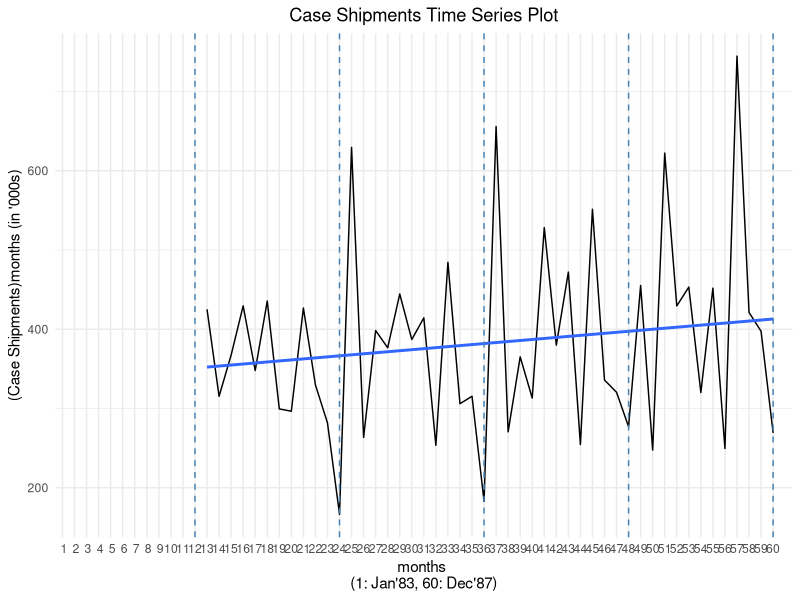
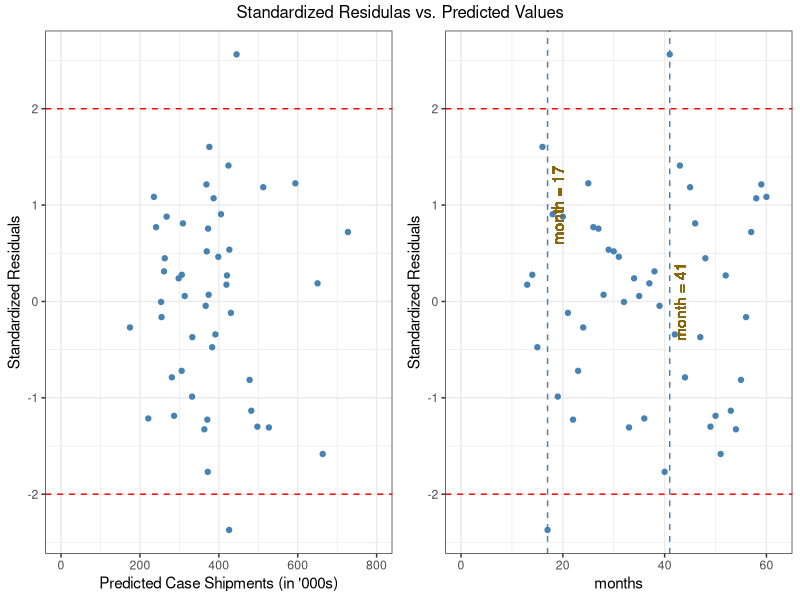
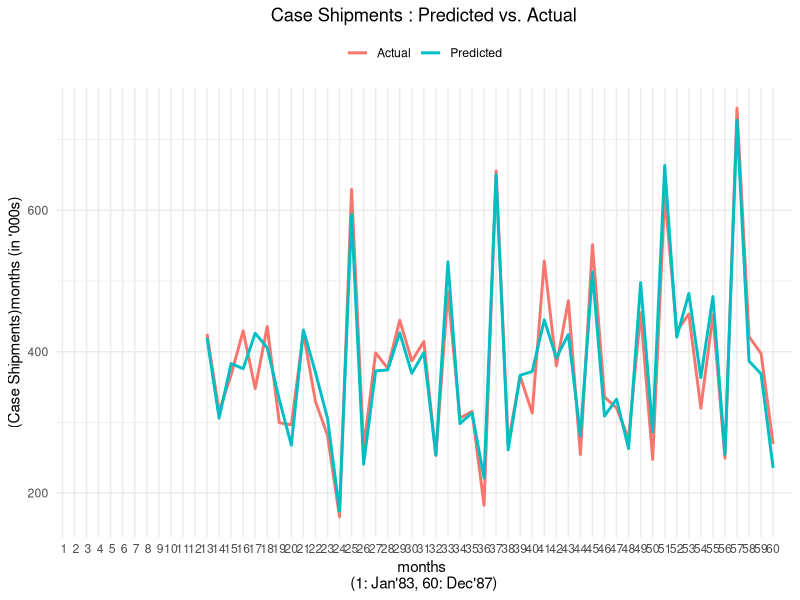
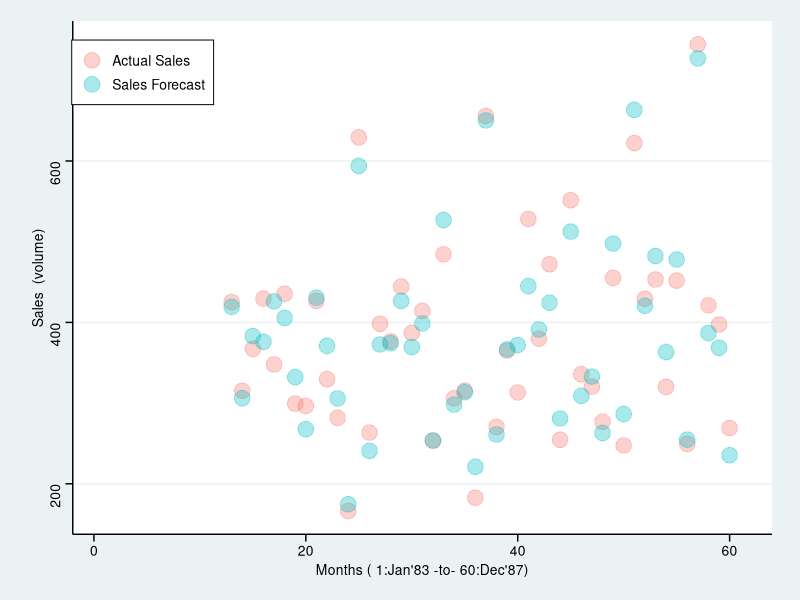

Source code (R) for these figures, in order:
## ---- chunk 1

## Course:   ECON 5100: Statistical Applications and Quantitative Methods 
## Term:     Fall 2017 Quarter (17FQ)
## Title:    Bakeman Foods (modified HBR Case):     
## Purpose:  Individual Project: Application of forecasting models concepts  trend, seasonality, cyclicity                  
## Author:   Tarun Shrivas
## Clear the environmnet  
rm(list=ls(all=TRUE))
## Load the libraries   
library(tidyverse)
library(ggplot2)
library(gridExtra)
library(forecast)
library(lmtest)
library(MLmetrics)
## ---- chunk 2
## Import Data
feast <- read.csv("Bakeman.csv", header=TRUE)
## Data structure
glimpse(feast)
## Rename column names
colnames(feast) <- c("mo", "cs","cp", "cp.1", "cp.2", "da", "da.1", "da.2", "si")
## ---- chunk 3

## Time-Series plot 
p <- ggplot(data = feast, aes(x = mo, y = cs/1000)) 
plot1 <-  p + geom_line() + 
          geom_smooth(method = 'lm', se = FALSE)+ 
          geom_vline(xintercept = 12, linetype = "dashed", colour = "steelblue")+
          geom_vline(xintercept = 24, linetype = "dashed", colour = "steelblue")+
          geom_vline(xintercept = 36, linetype = "dashed", colour = "steelblue")+
          geom_vline(xintercept = 48, linetype = "dashed", colour = "steelblue")+
          geom_vline(xintercept = 60, linetype = "dashed", colour = "steelblue")+
          labs(x = "months \n(1: Jan'83, 60: Dec'87)", y = "(Case Shipments)months (in '000s)")+  
          ggtitle("Case Shipments Time Series Plot") + 
          scale_x_discrete(limits = c(1:60)) +  
          theme_minimal() +
          theme(plot.title = element_text(hjust = 0.5)) 

## Plot 
plot1
## Copy the plot to a PNG file "Case Shipments.png"  
dev.copy(png, file = "Plot1_Case_Shipments.png", height= 300, width = 1024)
## Close the PNG device
dev.off()

## ---- chunk 4

## Monthly Sales (i.e. "Case Shimpents") are influenced by:  
## Time (Month) 
## Consumer Promotions (cp) and Dealer Allowances (da) during the given month
## Consumer Promotions and Dealer Allowances during the previous months (cp.1, cp.2, da.1 and da.2)
## Seasonality (si)

## Using step-wise regression model 
model1 <- step(lm(cs ~ mo + cp + cp.1 + cp.2 + da + da.1 + da.2 + si, data = feast, na.action = na.exclude))
## Present Parameter Estimates, Coefficient of Determination, etc.
summary(model1)

## ---- chunk 5

## Conduct Durbin Watson Test
dwtest(model1, order.by = NULL, alternative = c("two.sided"))

## ---- chunk 6

standardized.residual <- rstandard(model1)
predicted <- predict(model1)/1000
mo <- feast$mo 
predicts <- as.data.frame(cbind(mo, predicted, standardized.residual))
#par(mfrow = c(1,2), mar = c(4,4,2,1), oma = c(0,0,2,0))

p_left <- ggplot(predicts, aes(predicted, standardized.residual)) + 
          geom_point(colour = "steelblue") + 
          geom_hline(yintercept = 2, linetype = "dashed", colour = "red")+
          geom_hline(yintercept = -2, linetype = "dashed", colour = "red")+
          labs(x = "Predicted Case Shipments (in '000s)", y = "Standardized Residuals")+ 
          scale_x_continuous(limits = c(0,800))+
          theme_bw() +       
          theme(legend.position="none") 


p_right <-  ggplot(predicts, aes(mo, standardized.residual)) + 
            geom_point(colour = "steelblue") + 
            geom_hline(yintercept = 2, linetype = "dashed", colour = "red")+
            geom_hline(yintercept = -2, linetype = "dashed", colour = "red")+
            geom_vline(xintercept = 17, linetype = "dashed", colour = "steelblue")+
            geom_text(x = 19, y = 1.0, label = "month = 17", color = "darkgoldenrod4", angle = 90) +             
            geom_vline(xintercept = 41, linetype = "dashed", colour = "steelblue")+
            geom_text(x = 43, y = 0, label = "month = 41", color = "darkgoldenrod4", angle = 90) +  
            labs(x = "months", y = "Standardized Residuals")+ 
            scale_x_continuous(limits = c(0,62))+
            theme_bw() +
            theme(legend.position="none")

grid.arrange(p_left, p_right, top = "Standardized Residulas vs. Predicted Values",
            layout_matrix = matrix(c(1,2), ncol=2, byrow=TRUE))
 
png("Plot2_Standardized_Residulas_vs._Predicted_Values.png", height= 300, width = 1024) 
grid.arrange(p_left, p_right, top = "Standardized Residulas vs. Predicted Values",
            layout_matrix = matrix(c(1,2), ncol=2, byrow=TRUE))
dev.off()

## ---- chunk 7

plot3 <- ggplot(feast, aes(mo)) + 
         geom_line(aes(y = cs/1000, colour = "Actual"), size = 1.0) + 
         geom_line(aes(y = fitted(model1)/1000, colour = "Predicted"), size = 1.0)+
         labs(x = "months \n(1: Jan'83, 60: Dec'87)", y = "(Case Shipments)months (in '000s)")+  
         ggtitle("Case Shipments : Predicted vs. Actual") + 
         scale_x_discrete(limits = c(1:60)) +  
         theme_minimal() +
         theme(plot.title = element_text(hjust = 0.5))+
         theme(legend.position="top") + theme(legend.title=element_blank())

## Plot 
plot3
## Copy the plot to a PNG file "Case Shipments.png"  
dev.copy(png, file = "Plot3_Predicted_vs_Actual.png", height= 300, width = 1024)
## Close the PNG device
dev.off()

## ---- chunk 8
# MAPE of forecast 
actual <- feast$cs
predicted <- fitted(model1)
MAPE(predicted[13:60], actual[13:60])

## ---- chunk 9
## Make prediction and compute confidence interval
n <- nrow(feast)    # number of observatons 
forecast(model1, newdata = feast[n, ])

## ---- chunk 10
library(ggthemes)

plot4 <- ggplot(feast, aes(x = mo)) + 
         geom_point(aes(y = cs/1000, colour = "Actual Sales"), size = 5, alpha = 1/3) + 
         geom_point(aes(y = fitted(model1)/1000, colour = "Sales Forecast"), size = 5, alpha = 1/3)+
         labs(x = "Months ( 1:Jan'83 -to- 60:Dec'87)", y = "Sales  (volume)")+  
         theme_stata()+
         theme(legend.position=c(0.10,0.90)) + theme(legend.title=element_blank())
         



## Plot 
plot4
## Copy the plot to a PNG file "Case Shipments.png"  
dev.copy(png, file = "Header.png", height= 300, width = 1024)
## Close the PNG device
dev.off()
